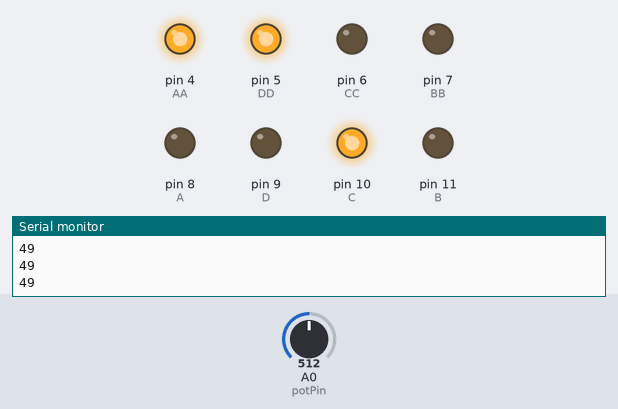
Recording of a sketch running on a simulated Arduino Uno, built with avr-gcc and run on an emulated ATmega328P. On the bench: output pins drawn as LEDs (lit = HIGH), the last lines printed to the serial monitor. The inputs (shaded band) are chosen by the test bench; at power-on: A0 (potPin) = 512.

Above: at 1.2 s.
1.3 s: A0 (potPin) set to 528
At 1.9 s:
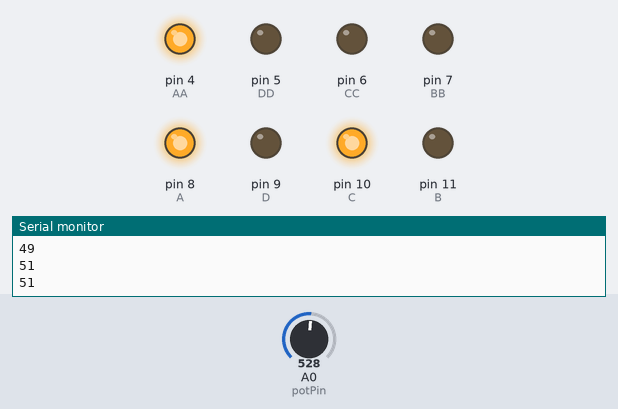
3.0 s: A0 (potPin) set to 716
At 4.3 s:
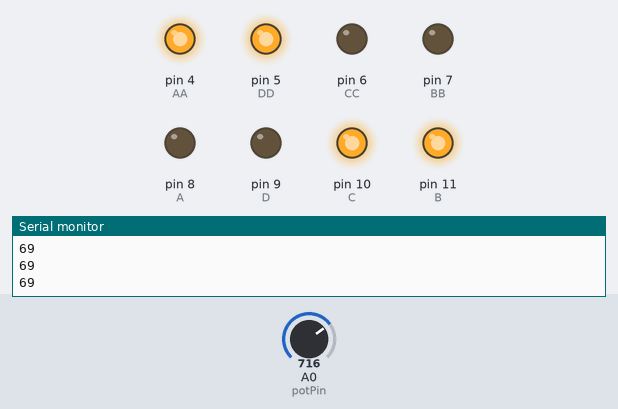
4.6 s: A0 (potPin) set to 742
At 5.8 s:
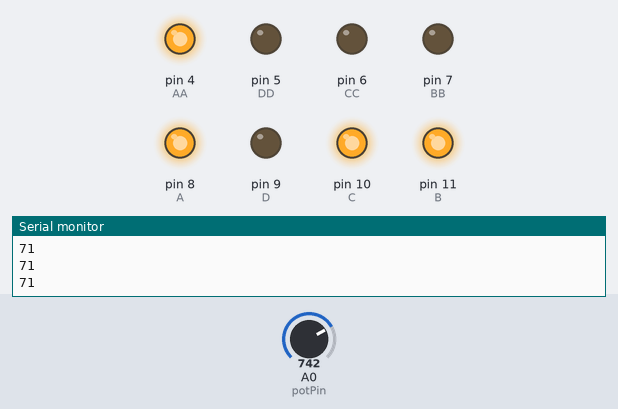
6.2 s: A0 (potPin) set to 900
At 7.1 s:
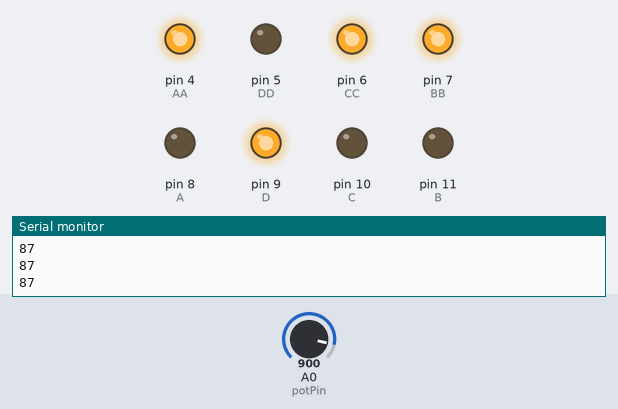
7.8 s: A0 (potPin) set to 910
At 8.5 s:
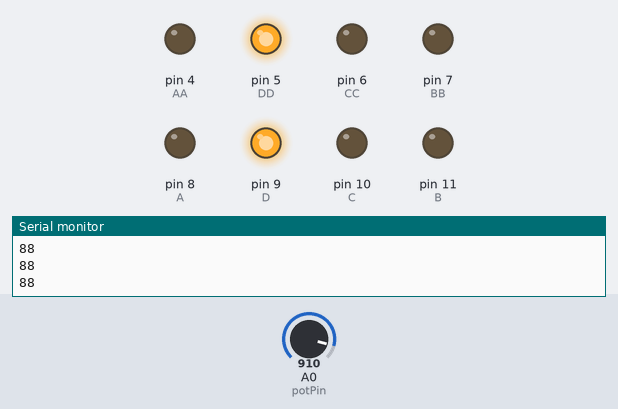
9.4 s: A0 (potPin) set to 1023
At 9.8 s:
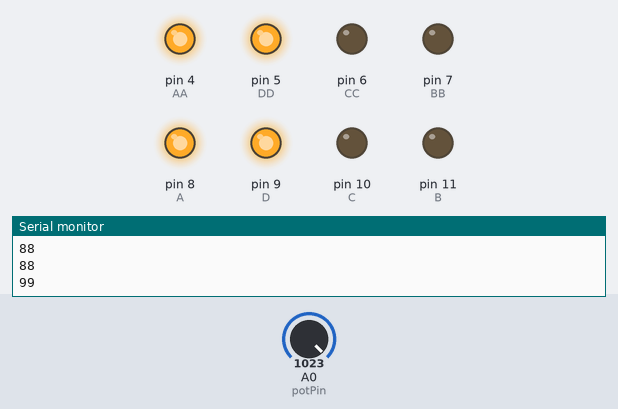
Timing chart, 0 to 12.0 s (numbered marks = the images above; inputs shaded):
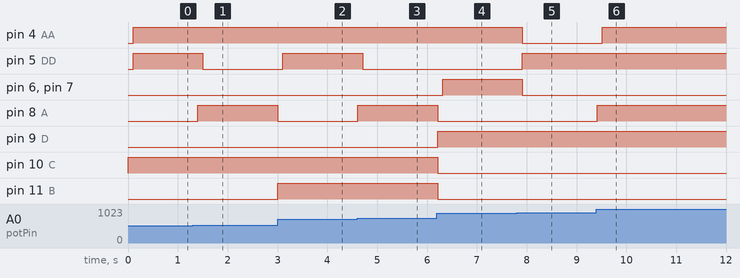

Measured:
- the behaviour switches between 516 and 517 on A0 (potPin) (found by bisection; images 0 and 1)
- the behaviour switches between 723 and 724 on A0 (potPin) (found by bisection; images 2 and 3)
- the behaviour switches between 909 and 910 on A0 (potPin) (found by bisection; images 4 and 5)
- after the input at 1.3 s, pin 5 (DD): HIGH → LOW after 0.20 s; pin 8 (A): LOW → HIGH after 0.10 s
- after the input at 3.0 s, pin 5 (DD): LOW → HIGH after 0.11 s; pin 8 (A): HIGH → LOW at once; pin 11 (B): LOW → HIGH at once
- after the input at 4.6 s, pin 5 (DD): HIGH → LOW after 0.11 s; pin 8 (A): LOW → HIGH at once
- after the input at 6.2 s, pin 6 (CC), pin 7 (BB): LOW → HIGH after 0.11 s; pin 8 (A), pin 10 (C), pin 11 (B): HIGH → LOW at once; pin 9 (D): LOW → HIGH at once
- after the input at 7.8 s, pin 4 (AA), pin 6 (CC), pin 7 (BB): HIGH → LOW after 0.11 s; pin 5 (DD): LOW → HIGH after 0.11 s
- after the input at 9.4 s, pin 4 (AA): LOW → HIGH after 0.12 s; pin 8 (A): LOW → HIGH at once

The sketch:

software1.ino
```cpp
// C++ code
//
int A = 8;
int B = 11;
int C = 10;
int D = 9;

int AA = 4;
int BB = 7;
int CC = 6;
int DD = 5;

int potPin = A0;

void setup()
{
  pinMode(A, OUTPUT);
  pinMode(B, OUTPUT);
  pinMode(C, OUTPUT);
  pinMode(D, OUTPUT);

  pinMode(AA, OUTPUT);
  pinMode(BB, OUTPUT);
  pinMode(CC, OUTPUT);
  pinMode(DD, OUTPUT);
  Serial.begin(9600);
}

void loop()
{

  int number = analogRead(potPin);
  int mapVal = map(number,0,1023,0,99);

  if (mapVal/10 == 0)
  {
  digitalWrite(A, LOW);
  digitalWrite(B, LOW);
  digitalWrite(C, LOW);
  digitalWrite(D, LOW);
  delay(100);
  }
  else if (mapVal/10 == 1)
  {
  digitalWrite(A, HIGH);
  digitalWrite(B, LOW);
  digitalWrite(C, LOW);
  digitalWrite(D, LOW);
  delay(100);
  }
  else if (mapVal/10 == 2)
  {
  digitalWrite(A, LOW);
  digitalWrite(B, HIGH);
  digitalWrite(C, LOW);
  digitalWrite(D, LOW);
  delay(100);
  }
  else if (mapVal/10 == 3)
  {
  digitalWrite(A, HIGH);
  digitalWrite(B, HIGH);
  digitalWrite(C, LOW);
  digitalWrite(D, LOW);
  delay(100);
  }
  else if (mapVal/10 == 4)
  {
  digitalWrite(A, LOW);
  digitalWrite(B, LOW);
  digitalWrite(C, HIGH);
  digitalWrite(D, LOW);
  delay(100);
  }
  else if (mapVal/10 == 5)
  {
  digitalWrite(A, HIGH);
  digitalWrite(B, LOW);
  digitalWrite(C, HIGH);
  digitalWrite(D, LOW);
  delay(100);
  }
  else if (mapVal/10 == 6)
  {
  digitalWrite(A, LOW);
  digitalWrite(B, HIGH);
  digitalWrite(C, HIGH);
  digitalWrite(D, LOW);
  delay(100);
  }
  else if (mapVal/10 == 7)
  {
  digitalWrite(A, HIGH);
  digitalWrite(B, HIGH);
  digitalWrite(C, HIGH);
  digitalWrite(D, LOW);
  delay(100);
  }
  else if (mapVal/10 == 8)
  {
  digitalWrite(A, LOW);
  digitalWrite(B, LOW);
  digitalWrite(C, LOW);
  digitalWrite(D, HIGH);
  delay(100);
  }
  else
  {
  digitalWrite(A, HIGH);
  digitalWrite(B, LOW);
  digitalWrite(C, LOW);
  digitalWrite(D, HIGH);
  delay(100);
  }

  //second display


  if (mapVal%10 == 0)
  {
  digitalWrite(AA, HIGH);
  digitalWrite(BB, LOW);
  digitalWrite(CC, LOW);
  digitalWrite(DD, LOW);
  delay(100);
  }
  else if (mapVal%10 == 1)
  {
  digitalWrite(AA, HIGH);
  digitalWrite(BB, LOW);
  digitalWrite(CC, LOW);
  digitalWrite(DD, LOW);
  delay(100);
  }
  else if (mapVal%10 == 2)
  {
  digitalWrite(AA, LOW);
  digitalWrite(BB, HIGH);
  digitalWrite(CC, LOW);
  digitalWrite(DD, LOW);
  delay(100);
  }
  else if (mapVal%10 == 3)
  {
  digitalWrite(AA, HIGH);
  digitalWrite(BB, HIGH);
  digitalWrite(CC, LOW);
  digitalWrite(DD, LOW);
  delay(100);
  }
  else if (mapVal%10 == 4)
  {
  digitalWrite(AA, LOW);
  digitalWrite(BB, LOW);
  digitalWrite(CC, HIGH);
  digitalWrite(DD, LOW);
  delay(100);
  }
  else if (mapVal%10 == 5)
  {
  digitalWrite(AA, HIGH);
  digitalWrite(BB, LOW);
  digitalWrite(CC, HIGH);
  digitalWrite(DD, LOW);
  delay(100);
  }
  else if (mapVal%10 == 6)
  {
  digitalWrite(AA, LOW);
  digitalWrite(BB, HIGH);
  digitalWrite(CC, HIGH);
  digitalWrite(DD, LOW);
  delay(100);
  }
  else if (mapVal%10 == 7)
  {
  digitalWrite(AA, HIGH);
  digitalWrite(BB, HIGH);
  digitalWrite(CC, HIGH);
  digitalWrite(DD, LOW);
  delay(100);
  }
  else if (mapVal%10 == 8)
  {
  digitalWrite(AA, LOW);
  digitalWrite(BB, LOW);
  digitalWrite(CC, LOW);
  digitalWrite(DD, HIGH);
  delay(100);
  }
  else
  {
  digitalWrite(AA, HIGH);
  digitalWrite(BB, LOW);
  digitalWrite(CC, LOW);
  digitalWrite(DD, HIGH);
  delay(100);
  }

  Serial.println(mapVal);

}
```
